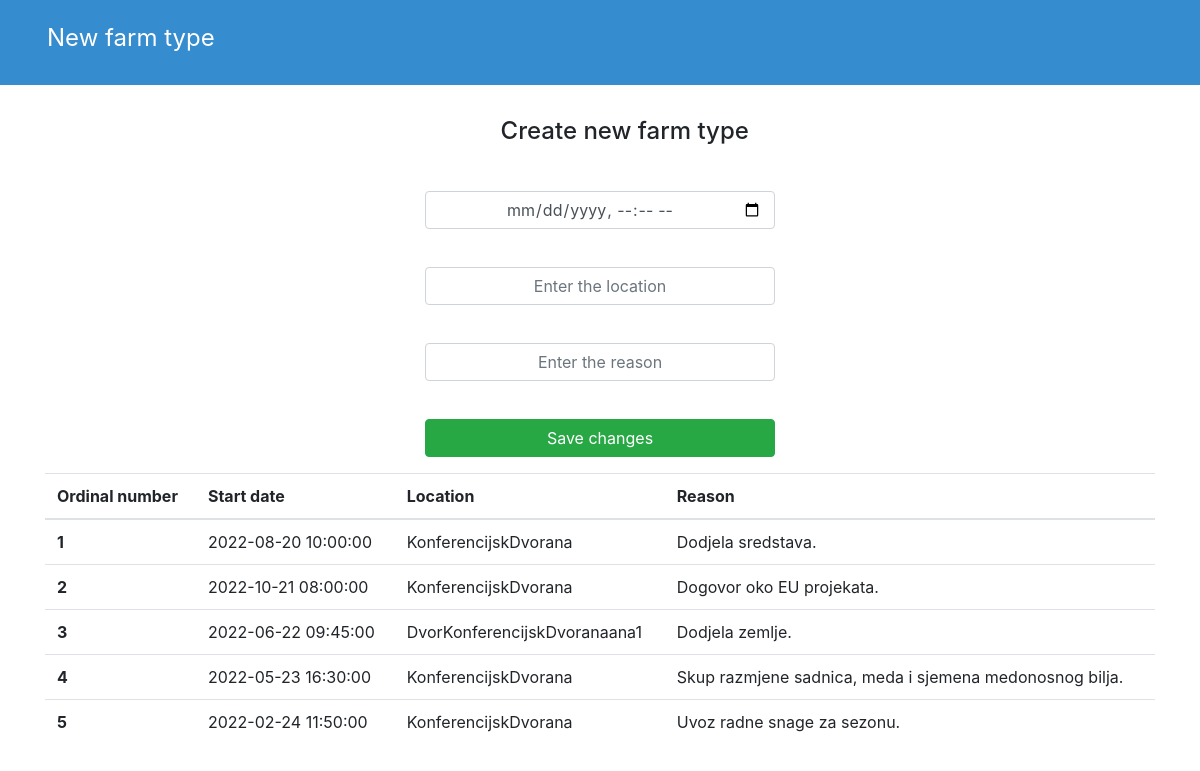
Page /main/newfarmtype.php on the committed database.
### tables this page shows
create table meeting(
	id int not null primary key auto_increment,
	farmType int not null,
	meetingStart datetime not null,
	meetingLocation varchar(50) not null,
	reason varchar(10000) not null
);

### main/newfarmtype.php (the view, shortened to what this page needs)
<?php
    include_once "head.php";
    include_once "config.php";
    $term = $db->prepare("SELECT COUNT(*) FROM meeting");
    $term->execute();
    $number=$term->fetchAll();
    $term = $db->prepare("SELECT * FROM meeting;");
    $term->execute();
    $list=$term->fetchAll();
?>
<div class="jumbotron jumbotron-sm">
    <div class="container">
        <div class="row">
            <div class="col-sm-12 col-lg-12">
                <h1 class="h1">
                    <small>New farm type</small>
                </h1>
            </div>
        </div>
    </div>
</div>
<div class="container">
    <div class="row">
        <div class=" col-lg-4 col-sm-12"></div>
        <div class=" col-lg-4 col-sm-12">
            <h4 style="padding-left: 2cm; padding-bottom: 1cm">Create new farm type</h4>
            <form action="" method="post" name="update">
                <input class="form-control" style="text-align: center;margin-bottom: 1cm" type="datetime-local" name="meetingStart" placeholder="Select a date">
                <input class="form-control" style="text-align: center;margin-bottom: 1cm" type="text" name="meetingLocation" placeholder="Enter the location">
                <input class="form-control" style="text-align: center;margin-bottom: 1cm" type="text" name="reason" placeholder="Enter the reason">
                <button class="btn btn-success btn-block" type="submit"><i class="fas fa-sign-in-alt"></i>Save changes</button>
            </form>
        </div>
    </div>
    <table class="table">
        <thead>
            <tr>
                <th scope="col">Ordinal number</th>
                <th scope="col">Start date</th>
                <th scope="col">Location</th>
                <th scope="col">Reason</th>
            </tr>
        </thead>
        <tbody>
            <?php for ($i=0; $i<$number[0][0]; $i++):?>
            <tr>
                <th scope="row"><?=$list[$i][0]?></th>
                <td><?=$list[$i][2]?></td>
                <td><?=$list[$i][3]?></td>
                <td><?=$list[$i][4]?></td>
            </tr>
            <?php endfor;?>
        </tbody>
    </table>

### head.php (shortened to what this page needs)
<link rel="stylesheet" href="https://stackpath.bootstrapcdn.com/bootstrap/4.3.1/css/bootstrap.min.css">
<link href="public/style.css" media="all" type="text/css" rel="stylesheet">
<link href="public/scripts.js" media="all" type="text/css" rel="stylesheet">

### public/style.css (style rules this page uses)
.jumbotron { background: #358CCE; color: #FFF; border-radius: 0px; }
.jumbotron-sm { padding-top: 24px; padding-bottom: 24px; }
.jumbotron small { color: #FFF; }
.h1 small { font-size: 24px; }

### rows in the picture
meeting: id "1", meetingStart "2022-08-20 10:00:00", meetingLocation "KonferencijskDvorana", reason "Dodjela sredstava."
meeting: id "2", meetingStart "2022-10-21 08:00:00", meetingLocation "KonferencijskDvorana", reason "Dogovor oko EU projekata."
meeting: id "3", meetingStart "2022-06-22 09:45:00", meetingLocation "DvorKonferencijskDvoranaana1", reason "Dodjela zemlje."
meeting: id "4", meetingStart "2022-05-23 16:30:00", meetingLocation "KonferencijskDvorana", reason "Skup razmjene sadnica, meda i sjemena medonosnog bilja."
meeting: id "5", meetingStart "2022-02-24 11:50:00", meetingLocation "KonferencijskDvorana", reason "Uvoz radne snage za sezonu."
